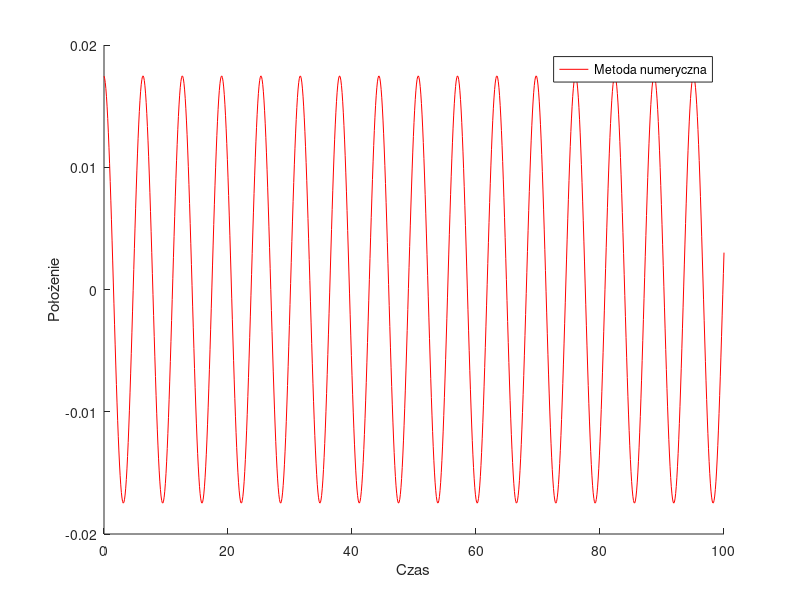
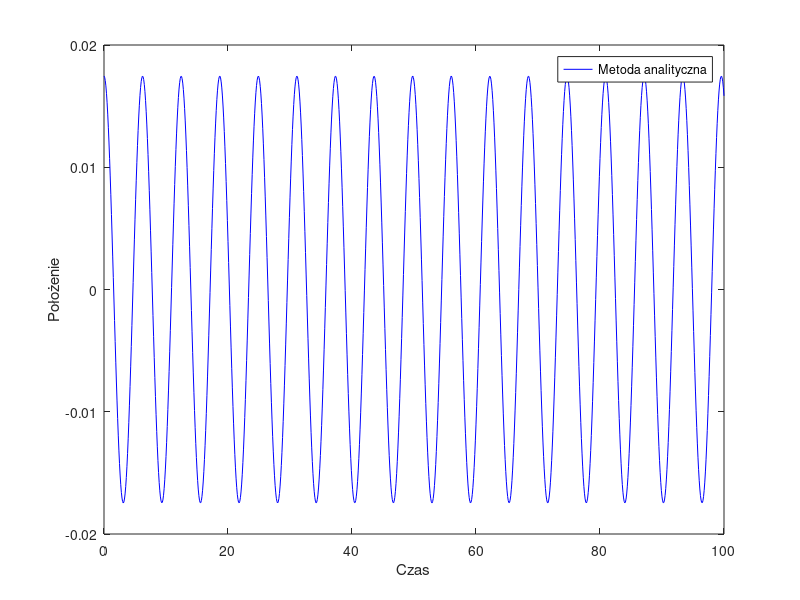
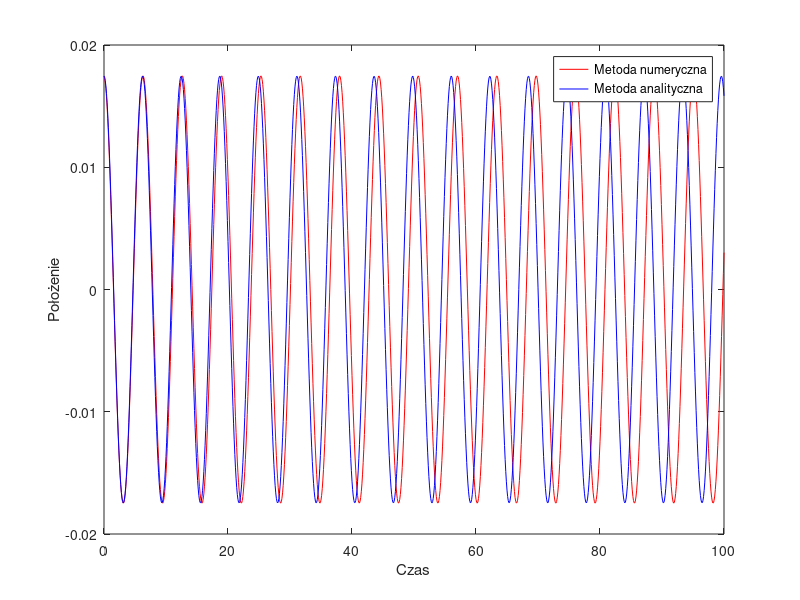

MATLAB code to generate these figures, in order:
%% ENVIRONMENT PREPERATION
clear;
clc;
close all;

%% MATHEMATICAL PENDULUM

h = 0.1;
t = 0:h:100;
theta = pi/180;
g = 9.81;
l = 10;
m = 0.01;
analitic = [];

% ANALYTICAL METHOD
for i = 1:1:length(t)
    analitic(i) = theta*cos(t(i)/(sqrt(g/l)));
end

v2 = [];
v2(1) = 0;
y2 = [];
y2(1) = theta;

% NUMERICAL METHOD
for i = 2:1:length(t)
    v2(i) = v2(i-1) - h * (g/l) * sin(y2(i-1));
    y2(i) = y2(i-1) + v2(i) * h;
end
hold on;
plot(t, y2, 'r');
xlabel('Czas'); ylabel('Położenie');
legend('Metoda numeryczna');

figure(2)
plot(t, analitic, 'b');
xlabel('Czas'); ylabel('Położenie');
legend('Metoda analityczna');

figure(3);
plot(t, y2, 'r', t, analitic, 'b');
xlabel('Czas'); ylabel('Położenie');
legend('Metoda numeryczna', 'Metoda analityczna');